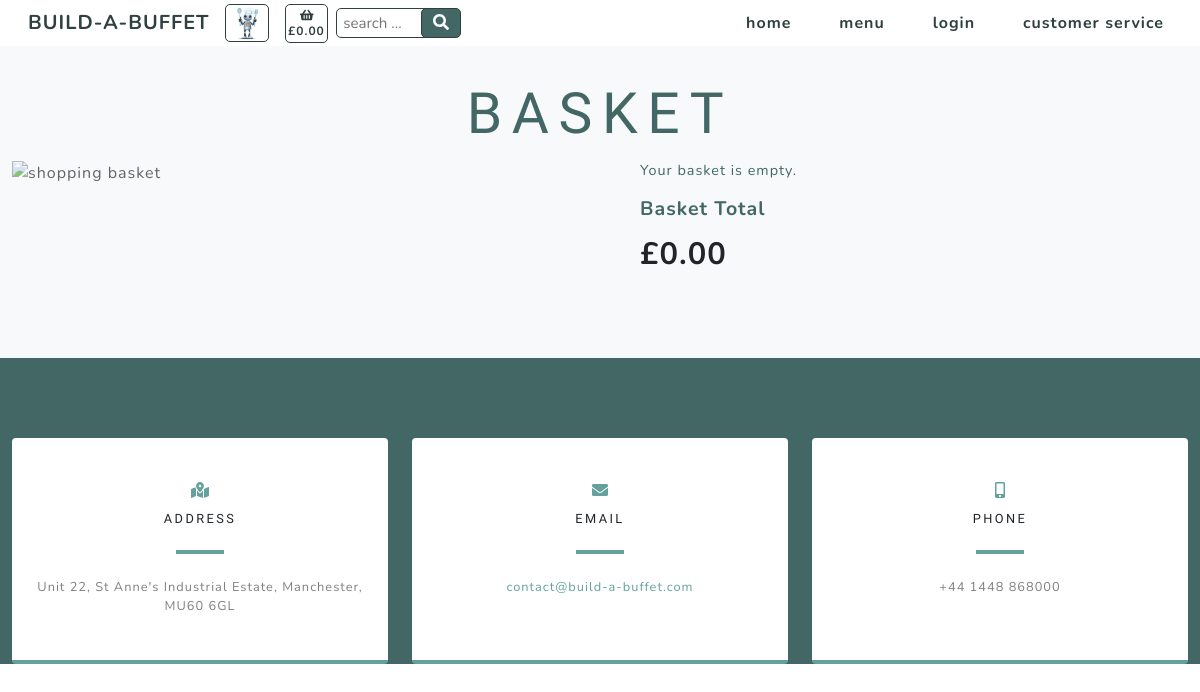
The page /basket/basket_success/99999999 on the database as committed earlier.
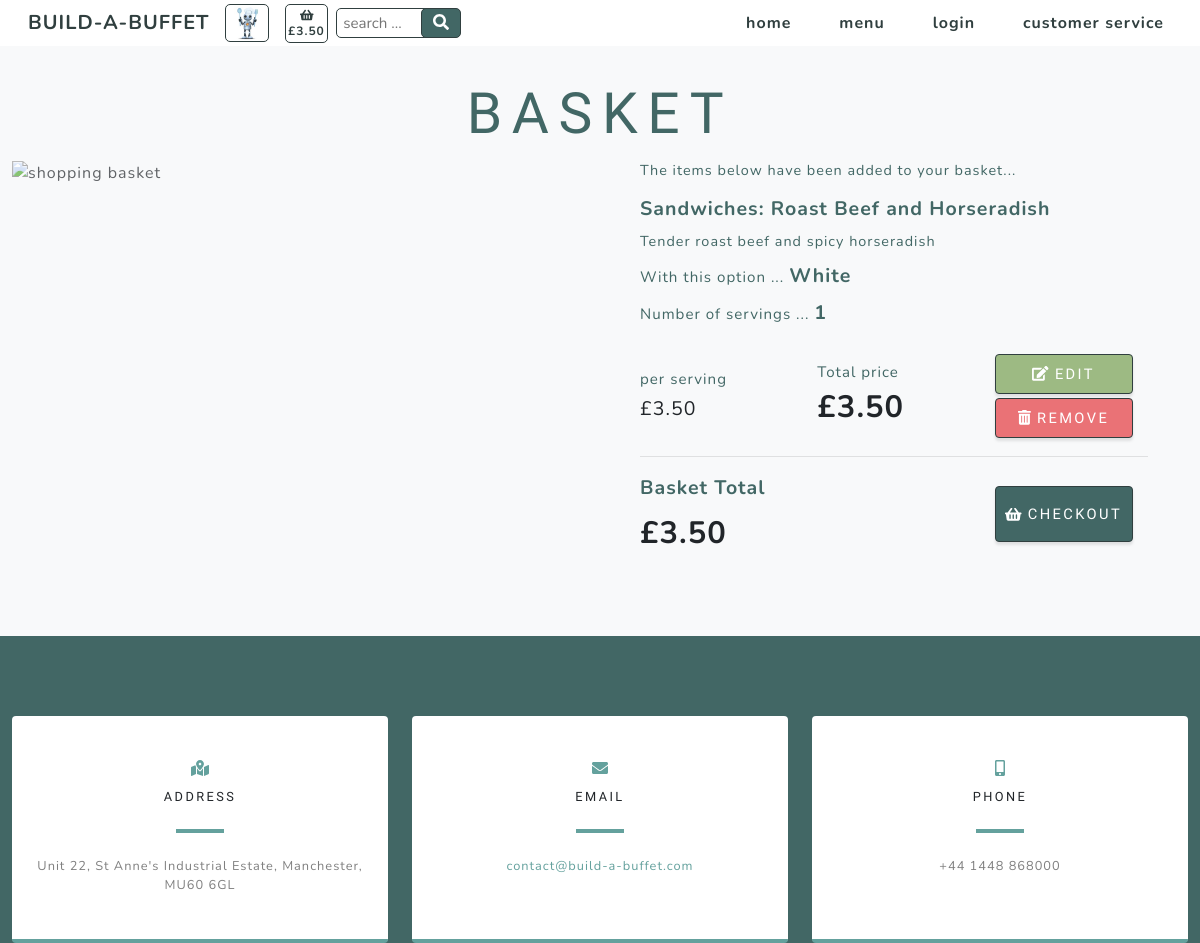
The same page on the database as committed later.
### basket/models.py (models this page shows, shortened)
class Basket(models.Model):
    id = models.AutoField(primary_key=True)
    cookie = models.DecimalField(max_digits=8, decimal_places=0)
    category = models.CharField(max_length=254)
    name = models.CharField(max_length=254)
    servings = models.DecimalField(max_digits=3, decimal_places=0)
    option = models.CharField(max_length=254)
    total_price = models.DecimalField(max_digits=6, decimal_places=2, null=True, blank=True)

### products/models.py (models this page shows, shortened)
class Product(models.Model):
    category = models.ForeignKey('Category', null=True,
                                 on_delete=models.SET_NULL)
    id_no = models.CharField(max_length=254, null=True)
    name = models.CharField(max_length=254)
    description = models.CharField(max_length=254)
    price = models.DecimalField(max_digits=6, decimal_places=2)
    range = models.CharField(max_length=254, null=True)

class Options(models.Model):
    class Meta:
        verbose_name_plural = 'Options'
    category = models.ForeignKey('Category', null=True, blank=True,
                                 on_delete=models.SET_NULL)
    id_no = models.CharField(max_length=254, null=True)
    option1 = models.CharField(max_length=24)
    option2 = models.CharField(max_length=24)
    option3 = models.CharField(max_length=24)

### basket/views.py (the view)
# urls.py: path('basket_success/<basket_key>', views.basket_success, name='basket_success'),
def basket_success(request, basket_key):
    """ set all the variables to blank """
    product = ""
    category = ""
    this_product = ""
    selected = ""
    baskets = ""
    cookie_key = ""
    basket_total = ""
    """ check for a basket cookie """
    context_items = basket_context(request)
    cookie = context_items['cookie']
    cookie_key = context_items['cookie_key']
    """ fetch the datasets from the models """
    products = Product.objects.all()
    options = Options.objects.all()
    """ get the current basket list """
    this_basket = Basket.objects.filter(cookie=basket_key)
    """ if only one basket item, use get_object_or_404 """
    if this_basket.count() == 1:
        this_basket = get_object_or_404(Basket, cookie=basket_key)
        this_product = products.filter(name=this_basket.name)
        selected = this_basket.option
        product = this_basket.name
        category = this_basket.category
        basket_key = this_basket.cookie
    basket_total = Basket.objects.filter(cookie=basket_key).aggregate(Sum('total_price'))
    baskets = Basket.objects.filter(cookie=basket_key)
    baskets = baskets.order_by('-pk')
    context = {
            'products': products,
            'product': product,
            'category': category,
            'this_product': this_product,
            'options': options,
            'selected': selected,
            'baskets': baskets,
            'cookie_key': cookie_key,
            'cookie': cookie,
            'basket_total': basket_total,
        }
    return render(request, 'basket/basket.html', context)

### basket/contexts.py (called while the page is built)
def basket_context(request):
    cookie_key = settings.COOKIE_KEY
    try:
        cookie = request.COOKIES[cookie_key]
        basket_total = Basket.objects.filter(cookie=cookie).aggregate(Sum('total_price'))
        if basket_total['total_price__sum'] is None:
            basket_total = ""
    except KeyError:
        basket_total = ""
        cookie = 99999999
    context = {
            'cookie': cookie,
            'cookie_key': cookie_key,
            'basket_total': basket_total,
        }
    return context

### basket/templates/basket/basket.html (shortened to what the changed rows need)
{% extends "base.html" %}
{% load static %}
{% block content %}
    <section class="products-section bg-light" id="products">
        <div class="container">
            <div class="row justify-content-center no-gutters">
                <div class="col-xl-12">
                    <h1 class="product-text-one mx-auto text-uppercase text-center flex-margin-b text-blue">Basket</h1>
                </div>
                <div class="col-xl-6">
                    <div class="text-center h-100 project">
                        <div class="d-flex h-100">
                            <div class="product-container w-100 mt-0 text-center text-xl-left">
                                {% if basket_total.total_price__sum != None %}
                                    <div class="product-text-three mx-auto flex-margin-b text-blue">The items below have been added to your basket...</div>
                                {% else %}
                                    <div class="product-text-three mx-auto flex-margin-b text-blue">Your basket is empty.</div>
                                {% endif %}
                                    {% for basket in baskets %}
                                        <div class="product-text-two mx-auto mb-2 text-blue bold">{{ basket.category.title }}: {{ basket.name }}</div>
                                        {% for product in products %}
                                            {% if product.name == basket.name %}
                                                <div class="product-text-three mx-auto mb-2 text-blue">{{ product.description }}</div>
                                            {% endif %}
                                        {% endfor %}
                                        <div class="text-blue text-xs mb-2">With this option ...
                                            {% if basket.option == "selected-one" %}
                                                {% for option in options %}
                                                    <span class="text-blue product-text-two mb-2 bold">{{ option.option1.title }}</span>
                                                {% endfor %}
                                            {% endif %}
                                        </div>
                                        <div class="text-blue text-xs mb-4">Number of servings ...
                                            <span id="servings" class="text-blue product-text-two mb-2 bold">{{ basket.servings }}</span>
                                        </div>
                                        <div class="row">
                                            <div class="col-4 my-auto">
                                                {% for product in products %}
                                                    {% if product.name == basket.name %}
                                                        <div class="text-blue text-xs">per serving</div>
                                                        <div class="product-text-two mt-1">£{{ product.price }}</div>
                                                    {% endif %}
                                                {% endfor %}
                                            </div>
                                            <div class="col-4 my-auto">
                                                <div class="text-blue text-xs">Total price</div>
                                                <div class="product-text-header bold">£{{ basket.total_price }}</div>
                                            </div>
                                            <div class="col-4 my-auto py-auto">
                                                <a class="edit-button border-solid masthead-button btn btn-primary js-scroll-trigger"
                                                    href="{% url 'edit_basket_item' %}?item_number={{ basket.id }}">
                                                    <i class="fas fa-edit" aria-hidden="true"></i> edit</a>
                                                <a class="delete-button border-solid masthead-button btn btn-primary js-scroll-trigger"
                                                    href="{% url 'delete_basket_item' %}?delete_item={{ basket.id }}">
                                                    <i class="fas fa-trash-alt" aria-hidden="true"></i> remove</a>
                                            </div>
                                        </div>
                                        <hr>
                                    {% endfor %}
                                    <div class="row">
                                        <div class="col-4 my-auto">
                                            <div class="product-text-two mx-auto mb-2 text-blue bold">Basket Total</div>
                                            {% if basket_total.total_price__sum != None %}
                                                <div class="product-text-header bold">£{{ basket_total.total_price__sum|floatformat:"2" }}</div>
                                            {% else %}
                                                <div class="product-text-header bold">£0.00</div>
                                            {% endif %}
                                        </div>
                                        <div class="col-4 my-auto">
                                            {% if basket_total.total_price__sum != None  %}
                                                <a class="checkout-button border-solid masthead-button btn btn-primary js-scroll-trigger"
                                                    href="{% url 'checkout' %}?basket_number={{ cookie }}">
                                                    <i class="fa fa-shopping-basket" aria-hidden="true"></i> checkout</a>
                                            {% endif %}
                                        </div>
                                    </div>
                                </div>
                            </div>
                        </div>
                    </div>
                </div>
            </div>
    </section>
{% endblock %}

Rows that differ between the two databases and show on the page:
added Basket: category "Sandwiches", name "Roast Beef and Horseradish", servings "1", total_price "3.50"
now on this page (row unchanged): Product: description "Tender roast beef and spicy horseradish", price "3.50"
now on this page (row unchanged): Options: option1 "White"
Other text that changed with them:
{{ basket_total.total_price__sum|floatformat:"2" }}: (not shown) → "3.50"
text no longer shown: "£0.00 Your basket is empty. £0.00"
text now shown: "£ The items below have been added to your basket... £ CHECKOUT"
